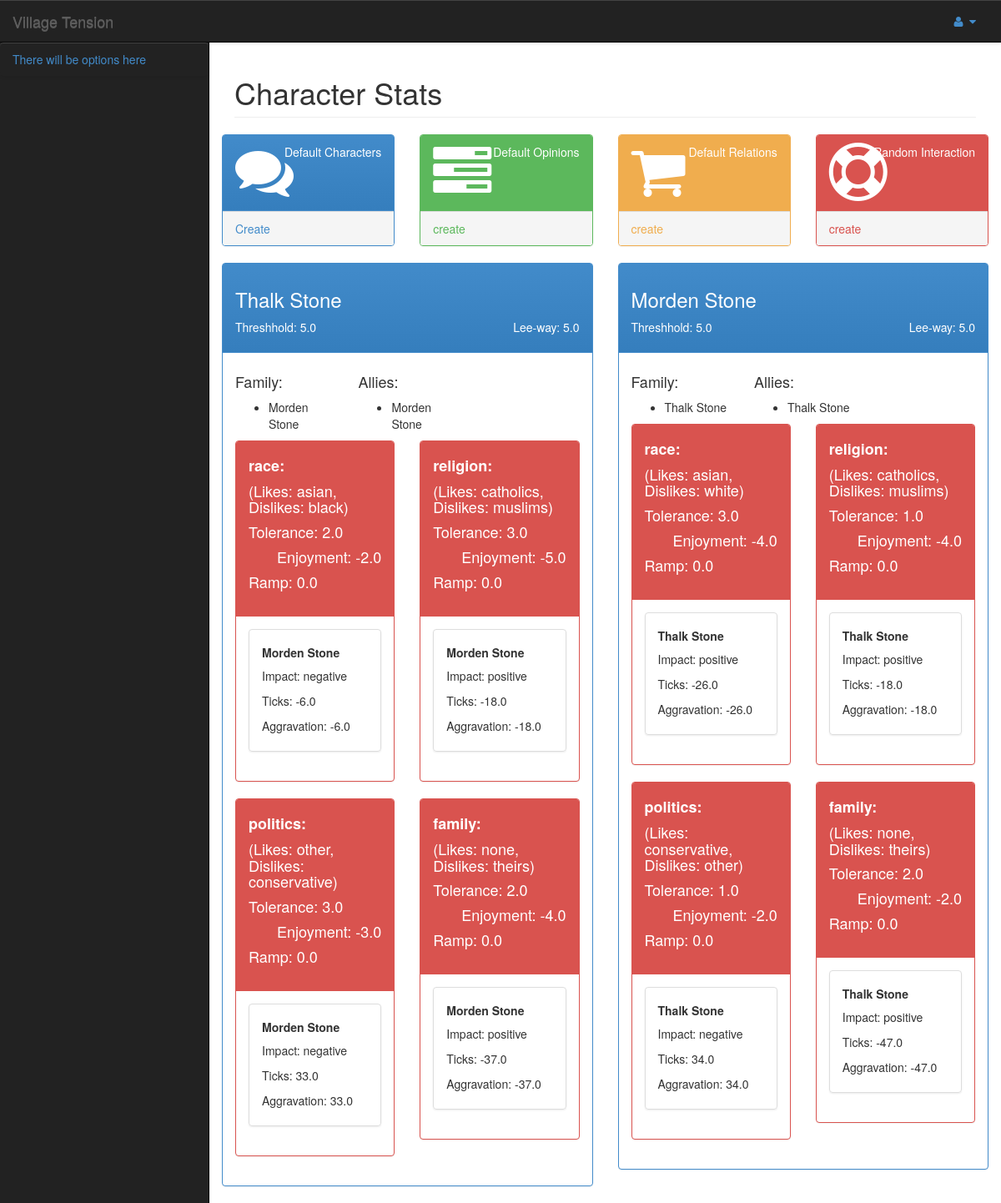
Page /character/test/ on the committed database.
### characters/models.py (models this page shows, shortened)
class Character(models.Model):
	first_name = models.CharField(max_length=50)
	last_name = models.CharField(max_length=50)
	health = models.IntegerField(default=100)
	allies = models.ManyToManyField('Character', related_name='like', null=True, blank=True)
	enemies = models.ManyToManyField('Character', related_name='hate', null=True, blank=True)
	family = models.ManyToManyField('Character', related_name='related', null=True, blank=True)
	tolerance_threshhold = models.FloatField(default=5.0)
	lee_way = models.FloatField(default=2.0)
	def __unicode__(self, *args, **kwargs):
		return self.first_name+' '+self.last_name

class Opinion(models.Model):
	character = models.ForeignKey(Character)
	care = models.CharField(max_length=50)
	likes = models.CharField(max_length=200)
	dislikes = models.CharField(max_length=200)
	ramp = models.FloatField(default=0.0) #set value (float between 0.0 and 1.0)
	tolerance = models.FloatField(default=10.0) #set value (must be float)
	enjoyment = models.FloatField(default=-10.0) #set value (must be float)

class Relationship(models.Model):
	opinion = models.ForeignKey(Opinion)
	aquaintance = models.ForeignKey(Character)
	impact = models.CharField(max_length=10, blank=True, null=True)
	ticks = models.FloatField(default=0.0) #changing value
	aggravation = models.FloatField(default=0.0) #changing value

### characters/views.py (the view)
# urls.py: url(r'test/$', views.test),
def test(request):
	characters = Character.objects.all()
	opinions = []
	for character in characters:
		cares = Opinion.objects.filter(character=character)
		relationships = []
		for care in cares:
			relationship = Relationship.objects.filter(opinion=care)
			relationships.append(relationship)
		opinions.append(zip(cares, relationships))
	context = {'characters': zip(characters, opinions), 'header': 'Character Stats'}
	return render(request, 'characters/default_options.html', context)

### templates/characters/default_options.html (shortened to what this page needs)
{% extends 'skin.html' %}
{% block content %}
<div class="row">
	<div class="col-lg-3 col-md-6">
		<div class="panel panel-primary">
		  <div class="panel-heading">
				<div class="row">
					<div class="col-xs-3">
						<i class="fa fa-comments fa-5x"></i>
					</div>
				<div class="col-xs-9 text-right">
					<div>Default Characters</div>
				</div>
			</div>
			</div>
			<a href="#">
				<div class="panel-footer">
					<span id='default-people' class="pull-left create">Create</span>
					<div class="clearfix"></div>
				</div>
			</a>
		</div>
	</div>
	<div class="col-lg-3 col-md-6">
		<div class="panel panel-green">
			<div class="panel-heading">
				<div class="row">
					<div class="col-xs-3">
						<i class="fa fa-tasks fa-5x"></i>
					</div>
					<div class="col-xs-9 text-right">
						<div>Default Opinions</div>
					</div>
				</div>
			</div>
			<a href="#">
				<div class="panel-footer">
					<span id='default-opinions' class="pull-left create">create</span>
					<div class="clearfix"></div>
				</div>
			</a>
		</div>
	</div>
	<div class="col-lg-3 col-md-6">
		<div class="panel panel-yellow">
			<div class="panel-heading">
				<div class="row">
					<div class="col-xs-3">
						<i class="fa fa-shopping-cart fa-5x"></i>
					</div>
					<div class="col-xs-9 text-right">
						<div>Default Relations</div>
					</div>
				</div>
			</div>
			<a href="#">
				<div class="panel-footer">
					<span id='default-relations' class="pull-left create">create</span>
					<div class="clearfix"></div>
				</div>
			</a>
		</div>
	</div>
	<div class="col-lg-3 col-md-6">
		<div class="panel panel-red">
			<div class="panel-heading">
				<div class="row">
					<div class="col-xs-3">
						<i class="fa fa-support fa-5x"></i>
					</div>
					<div class="col-xs-9 text-right">
						<div>Random Interaction</div>
					</div>
				</div>
			</div>
			<a href="#">
				<div class="panel-footer">
					<span id='random-interaction' class="pull-left create">create</span>
					<div class="clearfix"></div>
				</div>
			</a>
		</div>
	</div>
</div>
<div class='row'>
	{% for character, opinions in characters %}
		<div class='col-lg-6'>
			<div class='panel panel-primary'>
				<div class='panel-heading'>
					<h3>{{ character.first_name }} {{ character.last_name }}</h3>
					<p class='pull-left'>Threshhold: {{ character.tolerance_threshhold }}<p/>
					<p class='pull-right'>Lee-way: {{ character.lee_way }}</p>
					<div class="clearfix"></div>
				</div>
				<div class='panel-body'>
					<div class='row'>
					{% if character.family.all %}
						<div class='col-lg-4'>
							<h4>Family:</h4>
							{% for family in character.family.all %}
								<ul>
									<li>{{ family.first_name }} {{ family.last_name }}</li>
								</ul>
							{% endfor %}
						</div>
					{% endif %}
					{% if character.allies.all %}
						<div class='col-lg-4'>
							<h4>Allies:</h4>
							{% for ally in character.allies.all %}
								<ul>
									<li>{{ ally.first_name }} {{ ally.last_name }}</li>
								</ul>
							{% endfor %}
						</div>
					{% endif %}
					</div>
					<div class='row'>
					{% for opinion, relationships in opinions %}
						<div class='col-lg-6'>
							<div class='panel panel-red'>
								<div class='panel-heading'>
									<h4><b>{{ opinion.care }}:</b><h4>
										<p>(Likes: {{ opinion.likes }}, Dislikes: {{ opinion.dislikes }})</p>
									<div class='col-lg-12' style='padding: 0px'>
										<p class='pull-left'>Tolerance: {{ opinion.tolerance }}</p>
										<p class='pull-right'>Enjoyment: {{ opinion.enjoyment }}</p>
									</div>
									<p class='pull-left'>Ramp: {{ opinion.ramp }}<p/>
									<div class="clearfix"></div>
								</div>
								<div class='panel-body'>
									{% for relationship in relationships %}
										<div class='list-group'>
											<div class='list-group-item'>
													<h5><b>{{ relationship.aquaintance }}</b></h5>
													<p>Impact: {{ relationship.impact }}</p>
													<p>Ticks: {{ relationship.ticks }}</p>
													<p>Aggravation: {{ relationship.aggravation }}</p>
											</div>
										</div>
									{% endfor %}
								</div>
							</div>
						</div>
					{% endfor %}
					</div>
				</div>
			</div>
		</div>
	{% endfor %}
</div>
{% endblock %}

### templates/skin.html (shortened to what this page needs)
<head>
	<link href='/static/css/bootstrap-theme.css' rel='stylesheet'>
	<link href='/static/css/bootstrap.css' rel='stylesheet'>
	<link href='/static/css/sb-admin-2.css' rel='stylesheet'>
	<link href='/static/css/font-awesome.css' rel='stylesheet'>
	<link href='/static/css/plugins/metisMenu/metisMenu.css' rel='stylesheet'>
</head>
<body>
		<div id="wrapper">
				<nav class="navbar navbar-default navbar-static-top" role="navigation" style="margin-bottom: 0">
						<div class="navbar-header">
								<a class="navbar-brand" href="index.html">Village Tension</a>
						</div>
						<ul class="nav navbar-top-links navbar-right">
								<li class="dropdown">
										<a class="dropdown-toggle" data-toggle="dropdown" href="#">
												<i class="fa fa-user fa-fw"></i>  <i class="fa fa-caret-down"></i>
										</a>
								</li>
						</ul>
						<div class="navbar-default sidebar" role="navigation">
								<div class="sidebar-nav navbar-collapse">
										<ul class="nav" id="side-menu">
												<li>
													<a href='#'>There will be options here</a>
												</li>
										</ul>
								</div>
						</div>
				</nav>
				<div id="page-wrapper" style="min-height: 508px;">
						<div class="row">
								<div class="col-lg-12">
										<h1 class="page-header">{% if header %}{{ header }}{% else %}No Header Detected{% endif %}</h1>
								</div>
						</div>
						<div class='row'>
							{% block content %}{% endblock %}
						</div>
				</div>
		</div>
</body>

### static/css/sb-admin-2.css (style rules this page uses)
body { background-color: #f8f8f8; }
#wrapper { width: 100%; }
#page-wrapper { padding: 0 15px; min-height: 568px; background-color: #fff; }
@media (min-width:768px) { #page-wrapper { position: inherit; margin: 0 0 0 250px; padding: 0 30px; border-left: 1px solid #e7e7e7; } }
.navbar-top-links li { display: inline-block; }
.navbar-top-links li:last-child { margin-right: 15px; }
.navbar-top-links li a { padding: 15px; min-height: 50px; }
.sidebar .sidebar-nav.navbar-collapse { padding-right: 0; padding-left: 0; }
.sidebar ul li { border-bottom: 1px solid #e7e7e7; }
@media (min-width:768px) { .sidebar { z-index: 1; position: absolute; width: 250px; margin-top: 51px; } }
.panel-green { border-color: #5cb85c; }
.panel-green .panel-heading { border-color: #5cb85c; color: #fff; background-color: #5cb85c; }
.panel-green a { color: #5cb85c; }
.panel-red { border-color: #d9534f; }
.panel-red .panel-heading { border-color: #d9534f; color: #fff; background-color: #d9534f; }
.panel-red a { color: #d9534f; }
.panel-yellow { border-color: #f0ad4e; }
.panel-yellow .panel-heading { border-color: #f0ad4e; color: #fff; background-color: #f0ad4e; }
.panel-yellow a { color: #f0ad4e; }

### templates/skin.html (style rules this page uses)
.navbar { background-color: #222; border-color: #080808; background-image: linear-gradient(to bottom, #222 100%, #080808 100%); }
.navbar-default { background-color: #222; border-color: #080808; background-image: linear-gradient(to bottom, #222 100%, #080808 100%); }
#page-wrapper { border-left: 1px solid #080808; }
body { background-color: #222; }
.sidebar ul li { border-bottom: 0px; }

### rows in the picture
Character: first_name "Thalk", last_name "Stone", tolerance_threshhold "5.0", lee_way "5.0"
Character: first_name "Morden", last_name "Stone", tolerance_threshhold "5.0", lee_way "5.0"
Opinion: care "race", likes "asian", dislikes "black", tolerance "2.0", enjoyment "-2.0", ramp "0.0"
Relationship: aquaintance "Morden Stone", impact "negative", ticks "-6.0", aggravation "-6.0"
Opinion: care "religion", likes "catholics", dislikes "muslims", tolerance "3.0", enjoyment "-5.0", ramp "0.0"
Relationship: aquaintance "Morden Stone", impact "positive", ticks "-18.0", aggravation "-18.0"
Opinion: care "politics", likes "other", dislikes "conservative", tolerance "3.0", enjoyment "-3.0", ramp "0.0"
Relationship: aquaintance "Morden Stone", impact "negative", ticks "33.0", aggravation "33.0"
Opinion: care "family", likes "none", dislikes "theirs", tolerance "2.0", enjoyment "-4.0", ramp "0.0"
Relationship: aquaintance "Morden Stone", impact "positive", ticks "-37.0", aggravation "-37.0"
Opinion: care "race", likes "asian", dislikes "white", tolerance "3.0", enjoyment "-4.0", ramp "0.0"
Relationship: aquaintance "Thalk Stone", impact "positive", ticks "-26.0", aggravation "-26.0"
Opinion: care "religion", likes "catholics", dislikes "muslims", tolerance "1.0", enjoyment "-4.0", ramp "0.0"
Relationship: aquaintance "Thalk Stone", impact "positive", ticks "-18.0", aggravation "-18.0"
Opinion: care "politics", likes "conservative", dislikes "other", tolerance "1.0", enjoyment "-2.0", ramp "0.0"
Relationship: aquaintance "Thalk Stone", impact "negative", ticks "34.0", aggravation "34.0"
Opinion: care "family", likes "none", dislikes "theirs", tolerance "2.0", enjoyment "-2.0", ramp "0.0"
Relationship: aquaintance "Thalk Stone", impact "positive", ticks "-47.0", aggravation "-47.0"

### other values in the picture
{{ header }} "Character Stats"
